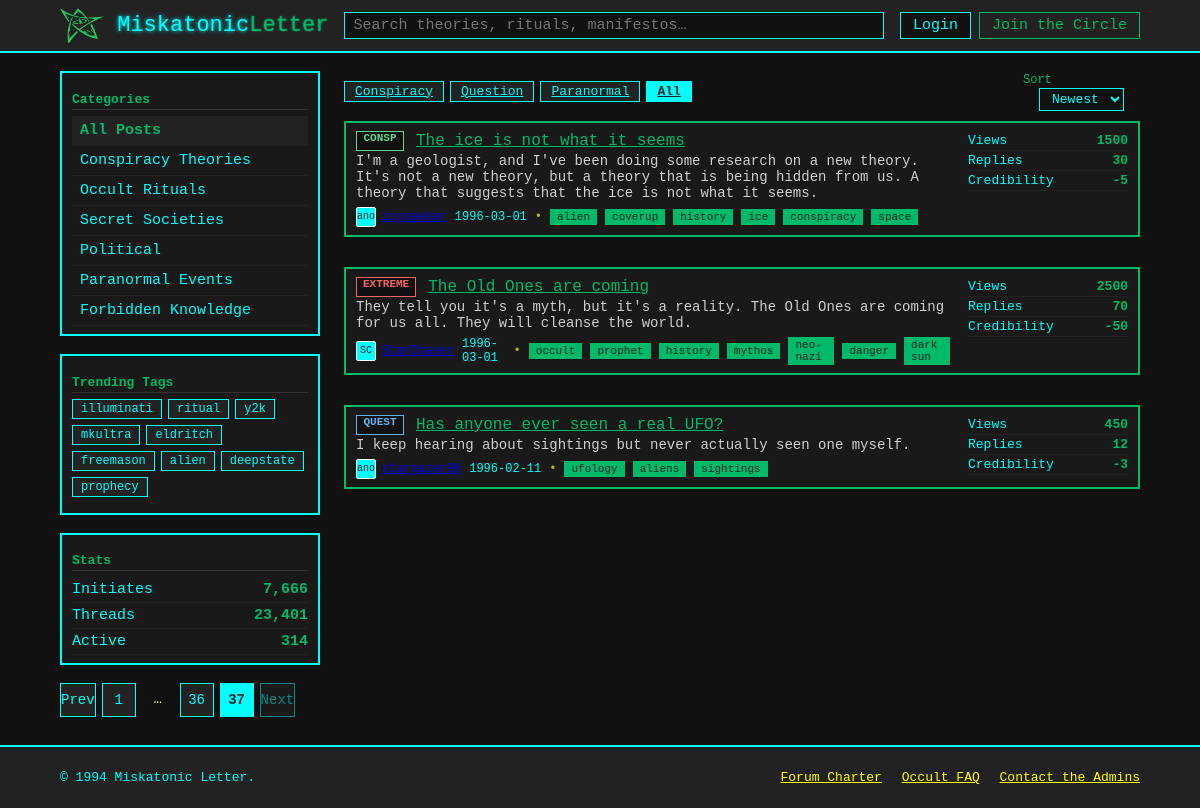
Page /Posts?page=37&sort=newest on the committed database.
### db.py (models this page shows)
class Badges(Base):
    __tablename__    = "Badges"
    badge_id         = Column(Integer,primary_key=True)
    badge_title      = Column(String)
    badge_lable      = Column(String)

class Posts(Base):
    __tablename__    = "Posts"
    post_id          = Column(Integer,primary_key=True,index=True)
    post_title       = Column(String,nullable=False)
    post_exerpt      = Column(String)
    author_id        = Column(Integer,ForeignKey("Users.user_id"),nullable=False)
    post_date        = Column(Date)
    post_views       = Column(Integer,default=0)
    post_replies     = Column(Integer,default=0)
    post_credibility = Column(Integer,default=0)
    post_content     = Column(Text)
    badge_id         = Column(Integer,ForeignKey("Badges.badge_id"))

class Users(Base):
    __tablename__    = "Users"
    user_id          = Column(Integer,primary_key=True,index=True)
    user_avatar      = Column(String(2))
    user_name        = Column(String)

class Tags(Base):
    __tablename__    = "Tags"
    tag_id           = Column(Integer,primary_key=True,index=True)
    tag_lable        = Column(String)

### posts.py (the view)
@router.get("/Posts", response_class=HTMLResponse)
async def get_posts(
    request: Request,
    page: int = 1,
    q:str = "",
    sort:str = "newest",
    badge:str = "",
    db:Session = Depends(get_db)
):
    POSTS_PER_PAGE = 5
    POPULAR_BADGE_COUNT = 3
    posts = db.query(Posts)
    if badge:
        badge_query = db.query(Badges).filter(func.upper(Badges.badge_lable)==badge.upper()).first()
        if badge_query:
            posts = posts.filter(Posts.badge_id == badge_query.badge_id)
    if q:
        posts = posts.join(Users     , Posts.author_id   ==  Users.user_id     )\
                     .join(PostsTags , Posts.post_id     ==  PostsTags.post_id )\
                     .join(Tags      , PostsTags.tag_id  ==  Tags.tag_id       )\
        q_lower = f"%{q.lower()}%"
        posts = posts.filter(
            or_(
                Posts.post_title.ilike(q_lower),
                Posts.post_title.ilike(q_lower),
                Posts.post_content.ilike(q_lower),
                Users.user_name.ilike(q_lower),
                Tags.tag_lable.ilike(q_lower)
            )
        ).distinct()
    if   sort == "views":
        posts = posts.order_by(Posts.post_views.desc())
    elif sort == "newest":
        posts = posts.order_by(Posts.post_date.desc())
    total_posts = posts.count()
    total_pages = (total_posts + POSTS_PER_PAGE - 1) // POSTS_PER_PAGE
    page_posts  = posts.offset((page-1)*POSTS_PER_PAGE).limit(POSTS_PER_PAGE).all()
    serialized_posts = [serialize_post(post,db) for post in page_posts]
    popular_badges_query = db.query(Badges,func.count(Posts.post_id).label("post_count"))\
        .join(Posts,Badges.badge_id==Posts.badge_id)\
        .group_by(Badges.badge_id)\
        .order_by(desc("post_count"))\
        .limit(POPULAR_BADGE_COUNT)
    popular_badges = [serialize_badge(badge) for badge,_ in popular_badges_query]
    return templates.TemplateResponse(
        "index.html",
        {
            "request": request,
            "posts": serialized_posts,
            "badge": badge,
            "sort": sort,
            "page": page,
            "popular_badges":popular_badges,
            "total_pages": total_pages,
            "q":q
        }
    )

### templates/index.html (shortened to what this page needs)
<!doctype html>
<html lang="en">
<head>
  <link rel="stylesheet" href="{{ url_for('static', path='styles.css') }}" />
</head>
<body>
  <header class="topbar">
    <div class="container topbar__inner">
      <a class="brand" href="{{ url_for('get_posts') }}">
        <img src="{{ url_for('static', path='imgs/elder-sign.png') }}" alt="" class="brand__logo" aria-hidden="true">
        <span class="brand__name">Miskatonic<span class="accent">Letter</span></span>
      </a>
      <form class="search" action="{{ url_for('get_posts') }}" method="get" role="search">
        <input class="search__input" type="search" name="q" value="{{ q }}" placeholder="Search theories, rituals, manifestos…" aria-label="Search" />
      </form>
      <nav class="usernav" aria-label="User">
        <a class="btn btn--ghost" href="#">Login</a>
        <a class="btn btn--primary" href="#">Join the Circle</a>
      </nav>
    </div>
  </header>
  <main class="container layout">
    <aside class="sidebar">
      <section class="card">
        <h2 class="card__title">Categories</h2>
        <nav class="list list--links">
          <a href="#" class="list__item is-active">All Posts</a>
          <a href="#" class="list__item">Conspiracy Theories</a>
          <a href="#" class="list__item">Occult Rituals</a>
          <a href="#" class="list__item">Secret Societies</a>
          <a href="#" class="list__item">Political</a>
          <a href="#" class="list__item">Paranormal Events</a>
          <a href="#" class="list__item">Forbidden Knowledge</a>
        </nav>
      </section>
      <section class="card">
        <h2 class="card__title">Trending Tags</h2>
        <div class="tags">
          <a href="#" class="tag">illuminati</a>
          <a href="#" class="tag">ritual</a>
          <a href="#" class="tag">y2k</a>
          <a href="#" class="tag">mkultra</a>
          <a href="#" class="tag">eldritch</a>
          <a href="#" class="tag">freemason</a>
          <a href="#" class="tag">alien</a>
          <a href="#" class="tag">deepstate</a>
          <a href="#" class="tag">prophecy</a>
        </div>
      </section>
      <section class="card">
        <h2 class="card__title">Stats</h2>
        <ul class="meta">
          <li><span>Initiates</span><strong>7,666</strong></li>
          <li><span>Threads</span><strong>23,401</strong></li>
          <li><span>Active</span><strong>314</strong></li>
        </ul>
      </section>
              <nav class="pagination" aria-label="Pagination">
          {% set pages = [1] %}
          {% set pages = pages | unique | sort %}
          {% if page > 1 %}
            <a class="page" href="{{ url_for('get_posts') }}?page={{ page - 1 }}{% if q %}&q={{ q }}{% endif %}{% if badge %}&badge={{ badge }}{% endif %}{% if sort %}&sort={{ sort }}{% endif %}">Prev</a>
          {% else %}
            <span class="page is-disabled">Prev</span>
          {% endif %}
          {% for p in pages %}
          {% if p == page %}
            <span class="page is-current">{{ p }}</span>
          {% else %}
            <a class="page" href="{{ url_for('get_posts') }}?page={{ p }}{% if q %}&q={{ q }}{% endif %}{% if badge %}&badge={{ badge }}{% endif %}{% if sort %}&sort={{ sort }}{% endif %}">{{ p }}</a>
          {% endif %}
          {% if not loop.last and pages[loop.index] - p > 1 %}
            <span class="page page--dots">…</span>
          {% endif %}
          {% endfor %}
          {% if page < total_pages %}
            <a class="page" href="{{ url_for('get_posts') }}?page={{ page + 1 }}{% if q %}&q={{ q }}{% endif %}{% if badge %}&badge={{ badge }}{% endif %}{% if sort %}&sort={{ sort }}{% endif %}">Next</a>
          {% else %}
            <span class="page is-disabled">Next</span>
          {% endif %}
        </nav>
    </aside>
    <section class="content">
      <div class="bar">
        <div class="chips">
          {% for badge in popular_badges %}
            <a
              class="chip{% if request.query_params.get('badge') == badge.label %} is-selected{% endif %}"
              href="{{ url_for('get_posts') }}?badge={{ badge.label }}{% if q %}&q={{ q }}{% endif %}{% if sort %}&sort={{ sort }}{% endif %}"
            >{{ badge.title }}</a>
          {% endfor %}
          <a
            class="chip{% if not request.query_params.get('badge') %} is-selected{% endif %}"
            href="{{ url_for('get_posts') }}{% if q %}?q={{ q }}{% endif %}{% if page %}?page={{ page }}{% endif %}{% if sort %}&sort={{ sort }}{% endif %}"
          >All</a>
        </div>
        <div class="filters">
          <label class="select">
            <span class="select__label">Sort</span>
              <form class="search" action="{{ url_for('get_posts') }}" method="get" role="search">
                <select name="sort" onchange="this.form.submit()">
                  <option value="newest" {% if request.query_params.get('sort', 'newest') == 'newest' %}selected{% endif %}>Newest</option>
                </select>
              </form>
          </label>
        </div>
      </div>
      <div class="threads" role="feed" aria-busy="false">
        {% for post in posts %}
          <article class="thread card" role="article">
            <div class="thread__main">
              <div class="thread__row">
                <span class="badge badge--{{ post.badge.label }}" title="{{ post.badge.title }}">{{ post.badge.label }}</span>
                <a href="{{ url_for('get_post', id=post.id) }}" class="thread__title" data-id="{{ post.id }}">{{ post.title }}</a>
              </div>
              <p class="thread__excerpt">{{ post.exerpt }}</p>
              <div class="thread__meta">
                <span class="author">
                  <span class="avatar" aria-hidden="true">{{ post.author.avatar }}</span>
                  <a href="#" class="author__name">{{ post.author.name }}</a>
                </span>
                <time datetime="{{ post.date }}">{{ post.date }}</time>
                <span class="dot" aria-hidden="true">•</span>
                {% for tag in post.tags %}
                  <a href="#" class="tag">{{ tag }}</a>
                {% endfor %}
              </div>
            </div>
            <ul class="thread__stats">
              <li><span class="stat__label">Views</span><strong>{{ post.stats.views }}</strong></li>
              <li><span class="stat__label">Replies</span><strong>{{ post.stats.replies }}</strong></li>
              <li><span class="stat__label">Credibility</span><strong>{{ post.stats.credibility }}</strong></li>
            </ul>
          </article>
        {% endfor %}
        </div>
    </section>
  </main>
  <footer class="footer">
    <div class="container footer__inner">
      <p>© 1994 Miskatonic Letter.</p>
      <nav class="footer__links">
        <a href="#">Forum Charter</a>
        <a href="#">Occult FAQ</a>
        <a href="#">Contact the Admins</a>
      </nav>
    </div>
  </footer>
</body>
</html>

### rows in the picture
Badges: title "Conspiracy"
Badges: title "Question"
Badges: title "Paranormal"
Posts: badge.label "CONSP", title "The ice is not what it seems", exerpt "I'm a geologist, and I've been doing some research on a new theory. It's not a new theory, but a theory that is being hidden from us. A theory that suggests that the ice is not what it seems.", author.avatar "anon26", date "1996-03-01", stats.views "1500", stats.replies "30", stats.credibility "-5"
Tags: tag_lable "alien"
Tags: tag_lable "coverup"
Tags: tag_lable "history"
Tags: tag_lable "ice"
Tags: tag_lable "conspiracy"
Tags: tag_lable "space"
Posts: badge.label "EXTREME", title "The Old Ones are coming", exerpt "They tell you it's a myth, but it's a reality. The Old Ones are coming for us all. They will cleanse the world.", author.avatar "SC", date "1996-03-01", stats.views "2500", stats.replies "70", stats.credibility "-50"
Tags: tag_lable "occult"
Tags: tag_lable "prophet"
Tags: tag_lable "mythos"
Tags: tag_lable "neo-nazi"
Tags: tag_lable "danger"
Tags: tag_lable "dark sun"
Posts: badge.label "QUEST", title "Has anyone ever seen a real UFO?", exerpt "I keep hearing about sightings but never actually seen one myself.", author.avatar "anon1", date "1996-02-11", stats.views "450", stats.replies "12", stats.credibility "-3"
Tags: tag_lable "ufology"
Tags: tag_lable "aliens"
Tags: tag_lable "sightings"

### other values in the picture
{{ p }} "1" "36"
{{ p }} "37"
